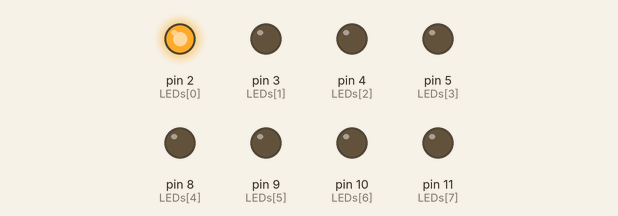
The sketch below on a simulated Arduino Uno, built with avr-gcc and run on an emulated ATmega328P. Parts: output pins drawn as LEDs (lit = HIGH).

Above: at 0.1 s.
At 1.1 s:
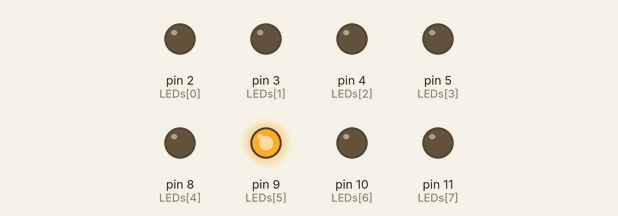
At 2.1 s:
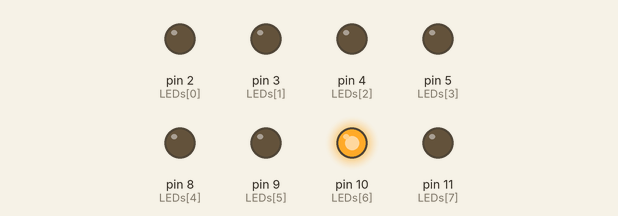
At 4.1 s:
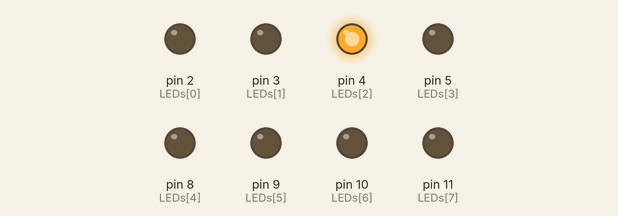
At 6.3 s:
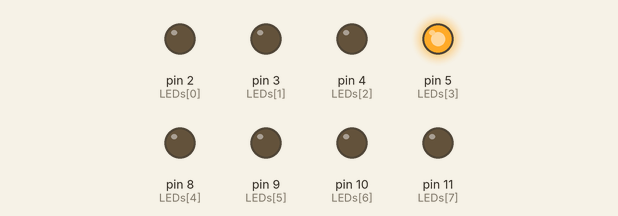
At 8.1 s:
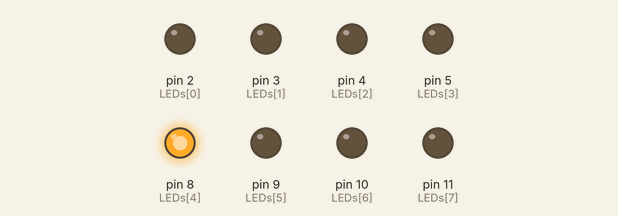
Timing chart, 0 to 8.4 s (numbered marks = the images above):
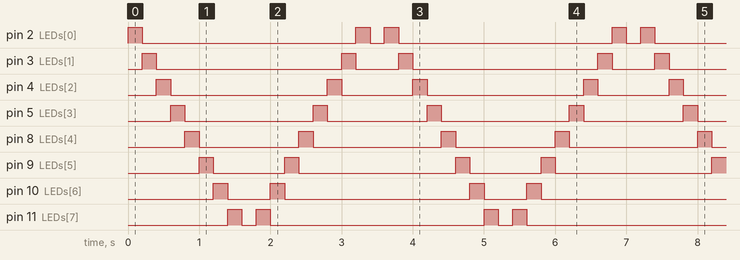

Measured:
- by itself, pin 2 (LEDs[0]): repeats every 3.6 s: LOW 3.0 s, HIGH 0.20 s, LOW 0.20 s, HIGH 0.20 s
- by itself, pin 3 (LEDs[1]): repeats every 3.6 s: LOW 2.6 s, HIGH 0.20 s, LOW 0.60 s, HIGH 0.20 s
- by itself, pin 4 (LEDs[2]): repeats every 3.6 s: LOW 2.2 s, HIGH 0.20 s, LOW 1.0 s, HIGH 0.20 s
- by itself, pin 5 (LEDs[3]): repeats every 3.6 s: LOW 1.8 s, HIGH 0.20 s, LOW 1.4 s, HIGH 0.20 s
- by itself, pin 8 (LEDs[4]): repeats every 3.6 s: LOW 1.4 s, HIGH 0.20 s, LOW 1.8 s, HIGH 0.20 s
- by itself, pin 9 (LEDs[5]): repeats every 3.6 s: LOW 1.0 s, HIGH 0.20 s, LOW 2.2 s, HIGH 0.20 s
- by itself, pin 10 (LEDs[6]): repeats every 3.6 s: LOW 0.60 s, HIGH 0.20 s, LOW 2.6 s, HIGH 0.20 s
- by itself, pin 11 (LEDs[7]): repeats every 3.6 s: LOW 0.20 s, HIGH 0.20 s, LOW 3.0 s, HIGH 0.20 s

The sketch:

LED_LAB02-1.ino
```cpp
// Lab02_2
// 使用陣列的跑馬燈程式
// 每個 LED 正極接到 Pin 0 - 7, 負極接地
const byte LEDs[] = {2,3,4,5,8,9,10,11};
const byte total =sizeof(LEDs);
byte index = 0;
byte crl = 0;//左右控制變數
void setup(){
// 將每個 Pin 設定成輸出
for (byte i=0;i<total;i++) {
pinMode(LEDs[i], OUTPUT);
}
}
void loop() {

//左右判斷
if(crl==0)//右到左
{
// 所有 LED OFF
for (byte i=0;i<total;i++) {
digitalWrite(LEDs[i], LOW);
}
// 點亮 index 位置之 LED
digitalWrite(LEDs[index], HIGH);
// 如果點亮的腳位編號小於結束腳位, 則腳位編號+1
if (index+1 < total) {
index++;
} else {
  delay(200);
digitalWrite(LEDs[index], LOW);
crl = 1;
}
delay(200);
}
else{//左到右
  // 所有 LED OFF
for (byte i=0;i<total;i++) {
digitalWrite(LEDs[i], LOW);
}
// 點亮 index 位置之 LED
digitalWrite(LEDs[index], HIGH);
// 如果點亮的腳位編號大於結束腳位, 則腳位編號-1
if (index > 0) {
index--;
} else {
  delay(200);
  digitalWrite(LEDs[index], LOW);
index = 0;
crl = 0;
}
delay(200);
}
}
```
